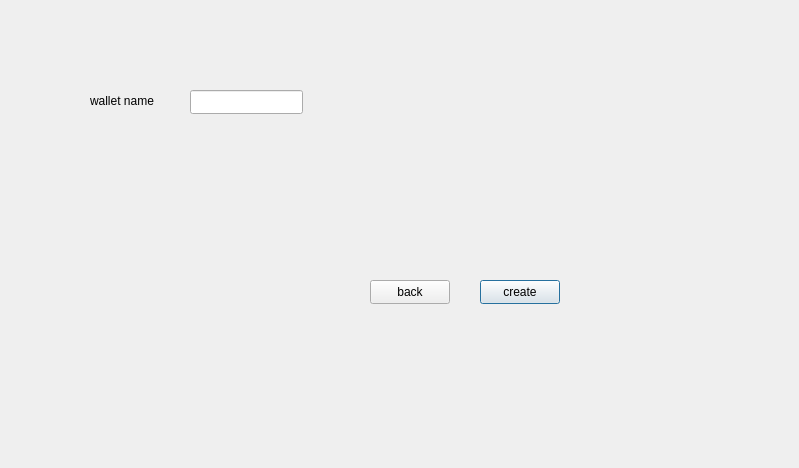
<?xml version="1.0" encoding="UTF-8"?>
<ui version="4.0">
 <class>createwallet</class>
 <widget class="QDialog" name="createwallet">
  <property name="geometry">
   <rect>
    <x>0</x>
    <y>0</y>
    <width>799</width>
    <height>468</height>
   </rect>
  </property>
  <property name="windowTitle">
   <string>Dialog</string>
  </property>
  <widget class="QLabel" name="label">
   <property name="geometry">
    <rect>
     <x>90</x>
     <y>80</y>
     <width>91</width>
     <height>41</height>
    </rect>
   </property>
   <property name="text">
    <string>wallet name</string>
   </property>
  </widget>
  <widget class="QLineEdit" name="lineEdit">
   <property name="geometry">
    <rect>
     <x>190</x>
     <y>90</y>
     <width>113</width>
     <height>24</height>
    </rect>
   </property>
  </widget>
  <widget class="QPushButton" name="create">
   <property name="geometry">
    <rect>
     <x>480</x>
     <y>280</y>
     <width>80</width>
     <height>24</height>
    </rect>
   </property>
   <property name="text">
    <string>create</string>
   </property>
  </widget>
  <widget class="QPushButton" name="pushButton_2">
   <property name="geometry">
    <rect>
     <x>370</x>
     <y>280</y>
     <width>80</width>
     <height>24</height>
    </rect>
   </property>
   <property name="text">
    <string>back</string>
   </property>
  </widget>
  <widget class="QLabel" name="label_2">
   <property name="geometry">
    <rect>
     <x>110</x>
     <y>170</y>
     <width>161</width>
     <height>91</height>
    </rect>
   </property>
   <property name="styleSheet">
    <string notr="true">image: url(:/new/prefix1/BTC.jfif);</string>
   </property>
   <property name="text">
    <string/>
   </property>
  </widget>
  <widget class="QLabel" name="label_3">
   <property name="geometry">
    <rect>
     <x>80</x>
     <y>290</y>
     <width>221</width>
     <height>101</height>
    </rect>
   </property>
   <property name="styleSheet">
    <string notr="true">image: url(:/new/prefix1/ETH.jfif);</string>
   </property>
   <property name="text">
    <string/>
   </property>
  </widget>
  <widget class="QLabel" name="label_4">
   <property name="geometry">
    <rect>
     <x>430</x>
     <y>70</y>
     <width>161</width>
     <height>111</height>
    </rect>
   </property>
   <property name="styleSheet">
    <string notr="true">image: url(:/new/prefix1/TRX.jfif);</string>
   </property>
   <property name="text">
    <string/>
   </property>
  </widget>
 </widget>
 <resources/>
 <connections/>
</ui>
